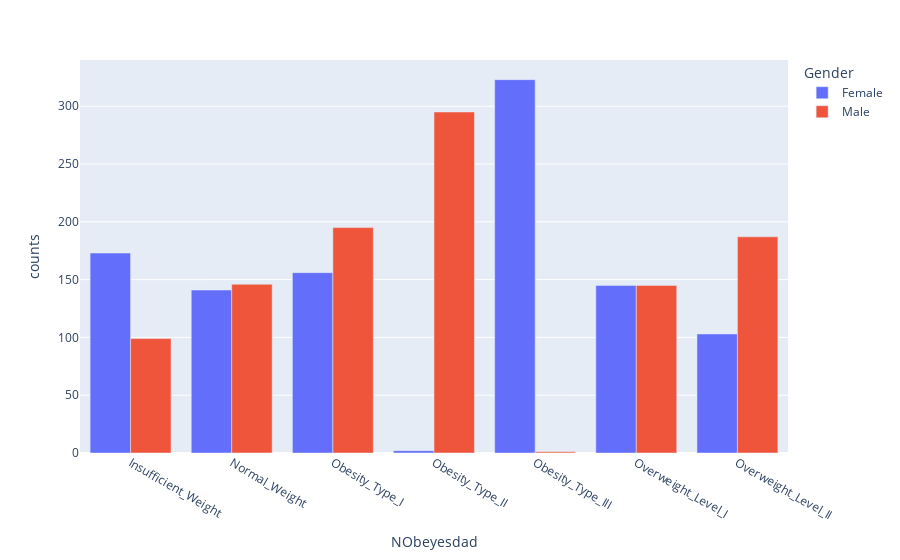

The code cell stored with this chart in its notebook:
### Markdown cell above
We see that overall our data is very evenly split when it comes to gender. This shouldn't come as a surprise to us. Further analysis should show if there is a correlation between gender and obesity rate.

### Code cell
fig = px.bar(gender_split, x="NObeyesdad", y="counts",
             color='Gender',barmode='group',
             height=400)
fig.show()

### Figure 1 — Plotly figure (JSON) as saved in the notebook; plotly's stock layout.template omitted (floating-point values rounded to 4 significant figures)
{"data": [{"alignmentgroup": "True", "hovertemplate": "Gender=Female<br>NObeyesdad=%{x}<br>counts=%{y}<extra></extra>", "legendgroup": "Female", "marker": {"color": "#636efa", "pattern": {"shape": ""}}, "name": "Female", "offsetgroup": "Female", "orientation": "v", "showlegend": true, "textposition": "auto", "type": "bar", "x": ["Insufficient_Weight", "Normal_Weight", "Obesity_Type_I", "Obesity_Type_II", "Obesity_Type_III", "Overweight_Level_I", "Overweight_Level_II"], "xaxis": "x", "y": [173, 141, 156, 2, 323, 145, 103], "yaxis": "y"}, {"alignmentgroup": "True", "hovertemplate": "Gender=Male<br>NObeyesdad=%{x}<br>counts=%{y}<extra></extra>", "legendgroup": "Male", "marker": {"color": "#EF553B", "pattern": {"shape": ""}}, "name": "Male", "offsetgroup": "Male", "orientation": "v", "showlegend": true, "textposition": "auto", "type": "bar", "x": ["Insufficient_Weight", "Normal_Weight", "Obesity_Type_I", "Obesity_Type_II", "Obesity_Type_III", "Overweight_Level_I", "Overweight_Level_II"], "xaxis": "x", "y": [99, 146, 195, 295, 1, 145, 187], "yaxis": "y"}], "layout": {"autosize": true, "barmode": "group", "legend": {"title": {"text": "Gender"}, "tracegroupgap": 0}, "margin": {"t": 60}, "xaxis": {"anchor": "y", "autorange": true, "domain": [0, 1], "range": [-0.5, 6.5], "title": {"text": "NObeyesdad"}, "type": "category"}, "yaxis": {"anchor": "x", "autorange": true, "domain": [0, 1], "range": [0, 340], "title": {"text": "counts"}, "type": "linear"}}}
